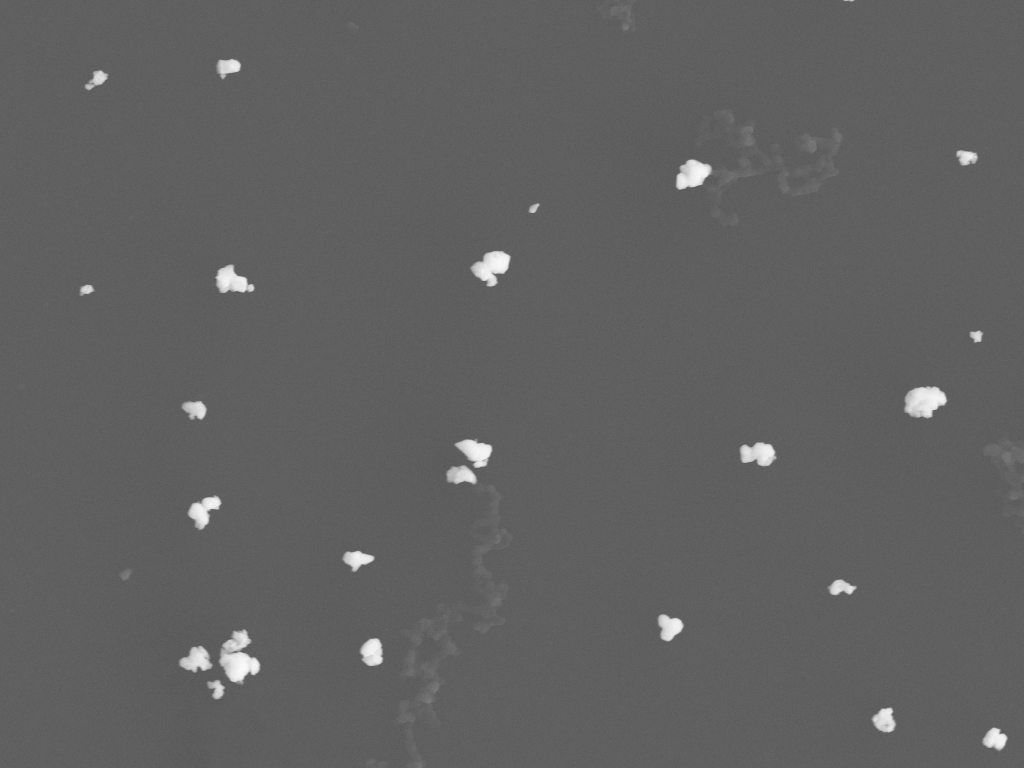
#> input picture _Archive_noLogo/2y-08WC-SDS1h-12PAH2h-wc30m-10.png, 1024 x 768 px, found by its file name
$ python 'import cv2333333333333333.py'
#> lines starting #> are read from the running program, lines starting #| are printed output that depends on the picture; after the words box and inside, x2 and y2 are one past the last pixel; in counts of white or black regions, pixels touching at a corner belong together; long printed decimals are rounded
import cv2
import numpy as np
import matplotlib.pyplot as plt


def are_regions_similar(region1, region2, threshold_distance=10000):
    # 比较两个区域的位置
    # 我们比较了质心之间的距离
    M1 = cv2.moments(region1)
    cx1 = int(M1["m10"] / M1["m00"])
    cy1 = int(M1["m01"] / M1["m00"])

    M2 = cv2.moments(region2)
    cx2 = int(M2["m10"] / M2["m00"])
    cy2 = int(M2["m01"] / M2["m00"])

    distance = ((cx1 - cx2) ** 2 + (cy1 - cy2) ** 2) ** 0.5

    return distance <= threshold_distance


# 读取图像
image = cv2.imread('_Archive_noLogo/2y-08WC-SDS1h-12PAH2h-wc30m-10.png')
#> image is the input picture: shape (768, 1024, 3); min 86, max 249, mean 97.1

src = image.copy()

# 边缘保留滤波EPF去噪，sp、sr分别表示空间窗口大小、色彩空间窗口大小
blur = cv2.pyrMeanShiftFiltering(image, sp=21, sr=55)

# 转成灰度图像
gray = cv2.cvtColor(blur, cv2.COLOR_BGR2GRAY)

# 使用otsu算法得到二值图像区间阈值
ret, binary = cv2.threshold(gray, 0, 255, cv2.THRESH_BINARY + cv2.THRESH_OTSU)
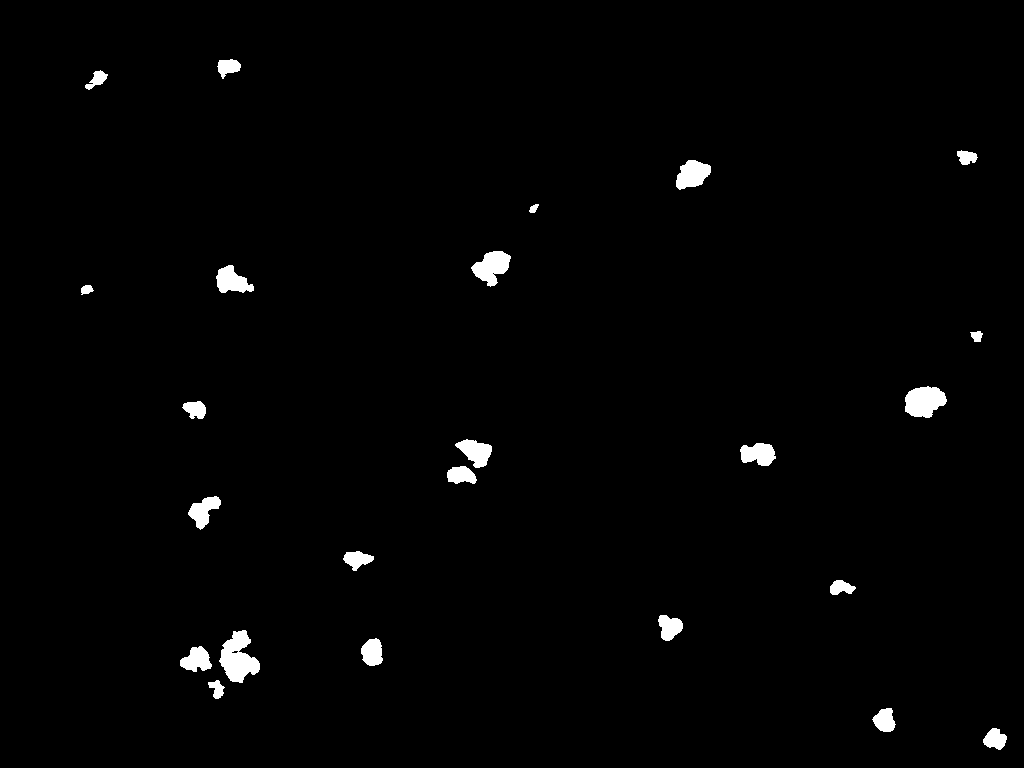
#> binary: shape (768, 1024); 1.4% white; 24 white regions, largest, box (x1, y1, x2, y2) and area: (219, 630, 260, 683) 1280, (905, 386, 947, 418) 989, (471, 251, 511, 287) 845
#> ret = 155

# 距离变换
dist = cv2.distanceTransform(binary, cv2.DIST_L2, 5)
dist_out = cv2.normalize(dist, 0, 1.0, cv2.NORM_MINMAX)

# threshold_values = [0.06,0.1,0.17,0.2,0.26] # 自定义多个阈值10withlogo
threshold_values = [0.2, 0.21, 0.41, 0.51, 0.52, 0.597]  # 自定义多个阈值10nologo
multiplied_values = [value * dist_out.max() for value in threshold_values]
#> multiplied_values = [0.00592, 0.00622, 0.0121, 0.0151, 0.0154, 0.0177]
print(multiplied_values)
#| [0.005924, 0.00622, 0.01214, 0.01511, 0.0154, 0.01768]

segmented_images = []
for threshold in threshold_values:
    _, surface = cv2.threshold(
        dist_out, threshold * dist_out.max(), 255, cv2.THRESH_BINARY)
    sure_fg = np.uint8(surface)

    # 使用连通组件分析算法，得到初始标记图像
    ret, markers = cv2.connectedComponents(sure_fg)
    markers = markers + 1

    # 对二值图像进行膨胀处理，得到未知区域的标记
    kernel = np.ones((3, 3), np.uint8)
    binary = cv2.morphologyEx(binary, cv2.MORPH_DILATE, kernel, iterations=1)
    unknown = binary - sure_fg

    # 未知区域标记为0
    markers[unknown == 255] = 0

    # 分水岭算法分割
    markers = cv2.watershed(image, markers=markers)
    segmented_images.append(markers)
#> this loop made 6 passes
#> ret on passes 1 to 6: 26, 27, 23, 20, 19, 14
#> pass 1, `markers = markers + 1`:
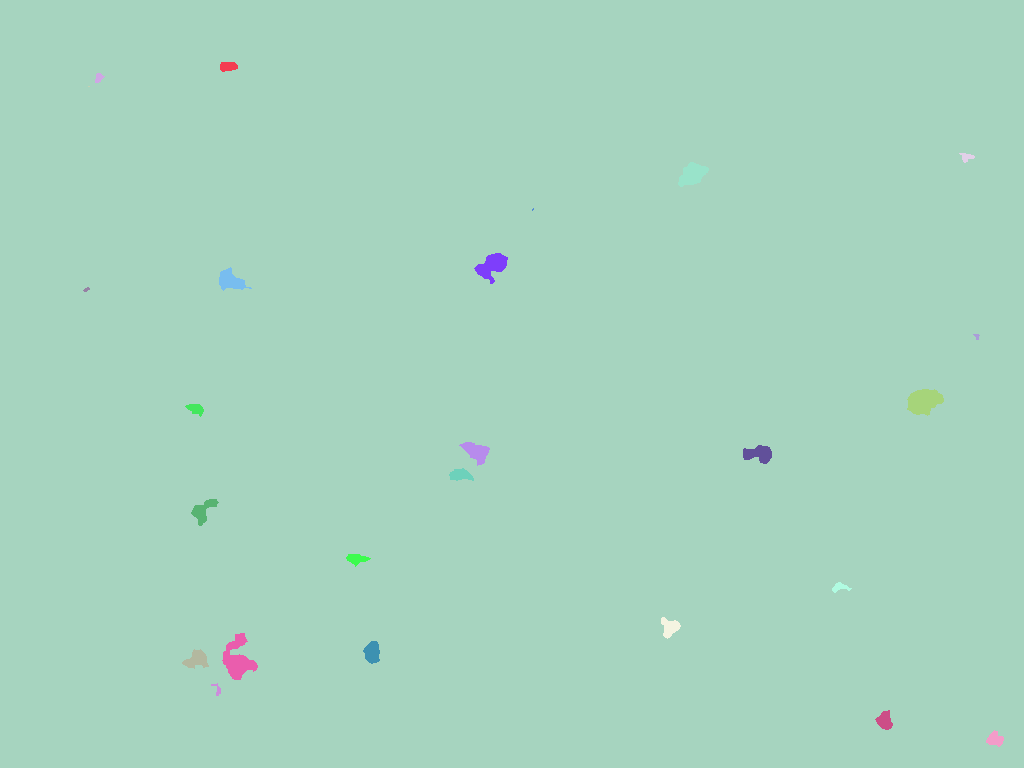
#> markers: shape (768, 1024) int32; 26 distinct labels, from 1 to 26; one colour per label, 0 black
#> after the loop: binary: shape (768, 1024); 3.7% white; 21 white regions, largest, box (x1, y1, x2, y2) and area: (174, 624, 266, 705) 4616, (441, 433, 498, 490) 2519, (899, 380, 953, 424) 2028
#> after the loop:
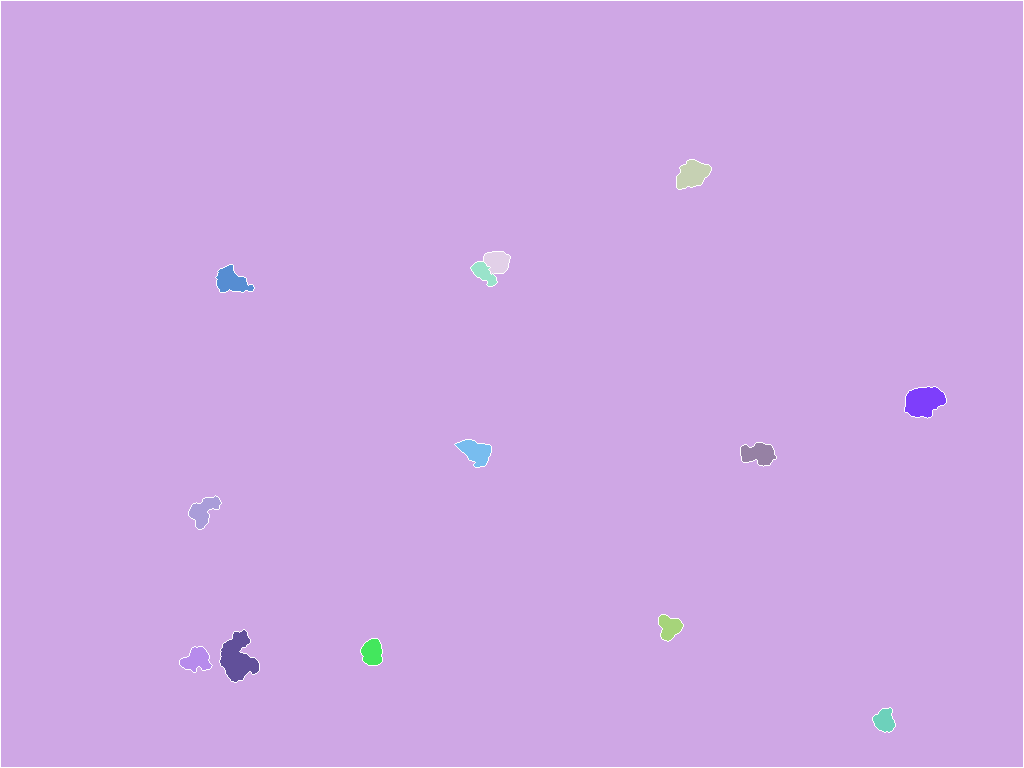
#> markers: shape (768, 1024) int32; 15 distinct labels, from -1 to 14; one colour per label, 0 black, -1 white
#> after the loop: sure_fg: shape (768, 1024); 0.07% white; 13 white regions (6 under 20 px), largest, box (x1, y1, x2, y2) and area: (914, 395, 936, 409) 202, (230, 661, 246, 674) 114, (687, 168, 700, 179) 81
#> after the loop, segmented_images = 6 items

# 将所有分割结果叠加在一起
combined_markers = np.zeros_like(segmented_images[0])
for markers in segmented_images:
    combined_markers += markers
#> this loop made 6 passes
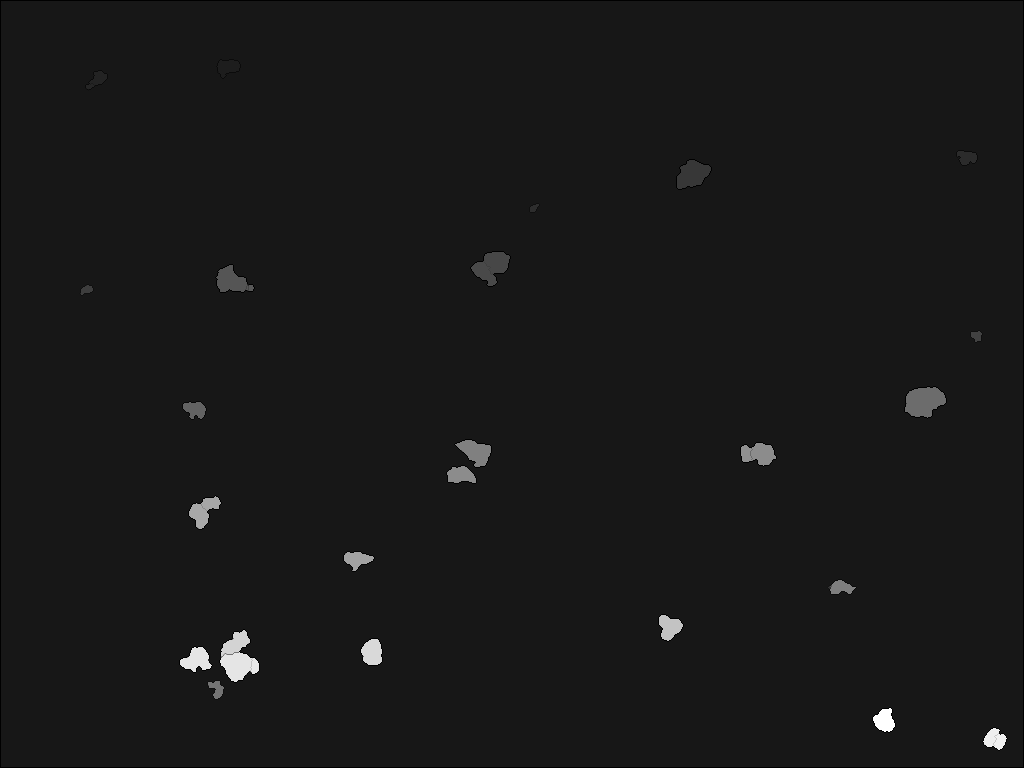
#> combined_markers: shape (768, 1024) int32; min -6, max 123, mean 6.7; drawn with min black and max white

# 将分割结果可视化显示在原图上
min_val, max_val, _, _ = cv2.minMaxLoc(combined_markers)
#> min_val = -6; max_val = 123
markers_8u = np.uint8(combined_markers)

colors = [(255, 0, 0), (0, 255, 0), (0, 0, 255), (255, 255, 0),
          (255, 0, 255), (0, 255, 255), (255, 128, 0), (255, 0, 128),
          (128, 255, 0), (128, 0, 255), (255, 128, 128), (128, 255, 255)]
# edge_image = src.copy()
# 初始化一个字典来存储合并后的区域
merged_regions = {}
for i in range(2, int(max_val + 1)):
    ret, thres1 = cv2.threshold(markers_8u, i - 1, 255, cv2.THRESH_BINARY)
    ret2, thres2 = cv2.threshold(markers_8u, i, 255, cv2.THRESH_BINARY)
    mask = thres1 - thres2
    contours, hierarchy = cv2.findContours(
        mask, cv2.RETR_EXTERNAL, cv2.CHAIN_APPROX_NONE)
    # print(len(contours))
# 忽略背景
    for contour in contours:
        # for j in contour:
        # 计算每个等值线的面积
        area = cv2.contourArea(contour)

        # 为要保留的区域的最小区域设置阈值
        min_area_threshold = 1

        if area >= min_area_threshold:
            # 绘制面积高于阈值的区域的等值线
            cv2.drawContours(image, [contour], -1,
                             colors[(i - 2) % len(colors)], -1)

            # 将合并的区域存储在字典中
            if i in merged_regions:
                merged_regions[i].append(contour)
            else:
                merged_regions[i] = [contour]
#> this loop made 122 passes
#> contours on passes 3, 4, 9, 12, 13, 14, 17, 18, 20, 25, 27, 34: 9 contours, all with area under 20, 2 contours, all with area under 20, [[[957, 156]]], 3 contours, all with area under 20, 2 contours, all with area under 20, 2 contours, all with area under 20, [[[208, 659], [208, 660]]], 2 contours, all with area under 20, [[[828, 587], [829, 588], [829, 587]]], 1 contour, all with area under 20, 3 contours, all with area under 20, [[[909, 413], [910, 414]]]
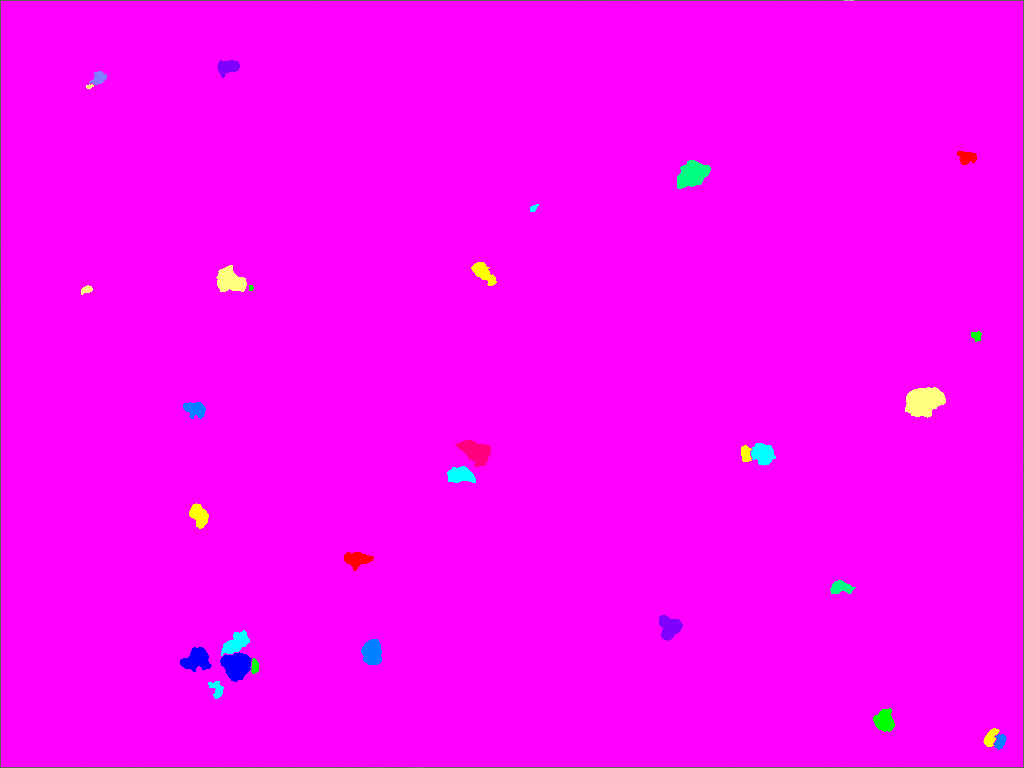
#> image: shape (768, 1024, 3); mean B, G, R 253.1, 2.4, 252.6
#> mask: shape (768, 1024); 0.05% white; 1 white region, box (x1, y1, x2, y2) and area: (873, 708, 895, 732) 365
#> after the loop, merged_regions = 32 items

print(len(merged_regions))
#| 32

# 创建一个新字典来存储唯一区域
unique_regions = {}

# 遍历merged_regions字典
for threshold, regions in merged_regions.items():
    # 创建一个列表来存储当前阈值的唯一区域
    unique_regions[threshold] = []

    # 遍历当前阈值的区域
    for region in regions:
        # 检查当前区域是否与任何唯一区域相似
        is_similar = False
        for unique_region in unique_regions[threshold]:
            if are_regions_similar(region, unique_region):
                is_similar = True
                break

        # 如果区域与任何唯一区域不相似，请将其添加到列表中
        if not is_similar:
            unique_regions[threshold].append(region)
#> this loop made 32 passes
#> threshold on passes 2, 3, 4, 6, 7, 8, 9, 10, 11, 12, 13, 15: 6, 9, 12, 16, 17, 22, 25, 27, 30, 31, 37, 44
#> threshold on passes 1, 20, 28: 2, 65, 110
#> after the loop, unique_regions = 32 items
print(len(unique_regions))
#| 32

# [38 lines of commented-out code are left out]

$ run again, with _Archive_noLogo/2y-08WC-SDS1h-12PAH2h-wc30m-02.png copied over _Archive_noLogo/2y-08WC-SDS1h-12PAH2h-wc30m-10.png
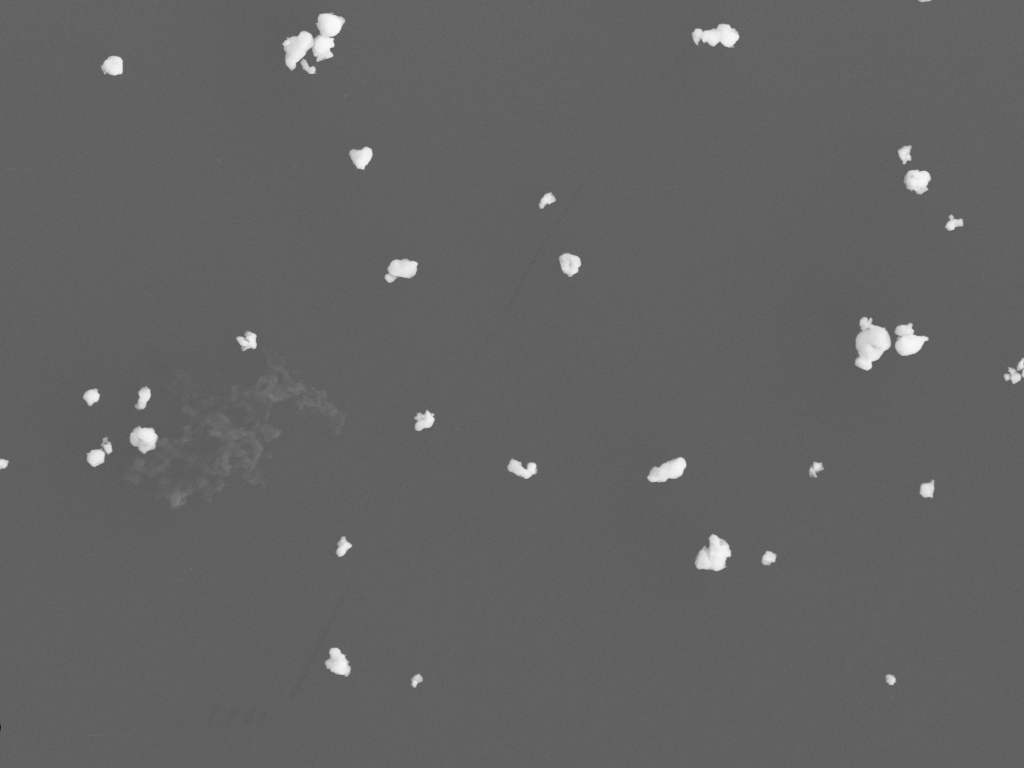
#> input picture _Archive_noLogo/2y-08WC-SDS1h-12PAH2h-wc30m-02.png, 1024 x 768 px, found by its file name
#> image is the input picture: shape (768, 1024, 3); min 28, max 249, mean 99.1
#> `ret, binary = cv2.threshold(gray, 0, 255, cv2.THRESH_BINARY + cv2.THRE..`: ret = 157
#> multiplied_values = [0.00601, 0.00631, 0.0123, 0.0153, 0.0156, 0.0179]
#| [0.00601, 0.00631, 0.01232, 0.01533, 0.01563, 0.01794]
#> the loop `for threshold in threshold_values:` made 6 passes
#> ret on passes 1 to 6: 36, 37, 23, 19, 19, 16
#> after the loop `for threshold in threshold_values:`:
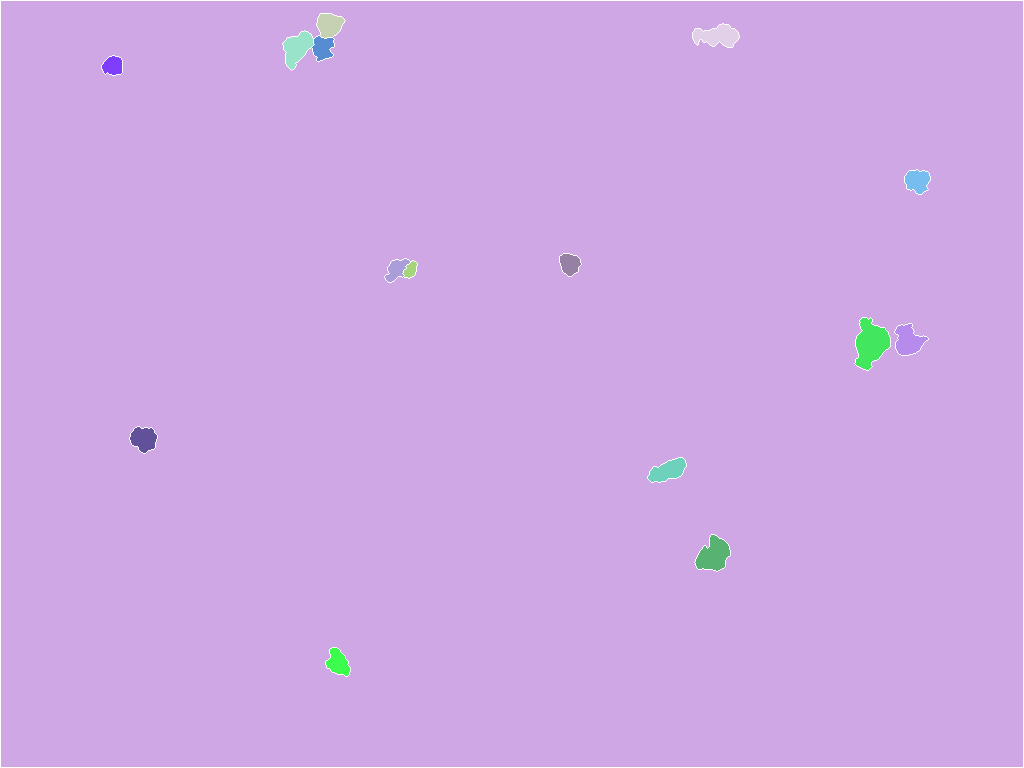
#> markers: shape (768, 1024) int32; 17 distinct labels, from -1 to 16; one colour per label, 0 black, -1 white
#> after the loop `for threshold in threshold_values:`: segmented_images = 6 items
#> the loop `for markers in segmented_images:` made 6 passes
#> min_val = -6; max_val = 146
#> the loop `for i in range(2, int(max_val + 1)):` made 145 passes
#> contours on passes 2, 3, 7, 8, 9, 13, 14, 15: [[[324, 37]]], 14 contours, all with area under 20, [[[306, 63]]], 2 contours, all with area under 20, 2 contours, all with area under 20, 2 contours, all with area under 20, [[[306, 64]]], [[[304, 65], [304, 66], [305, 65]]]
#> after the loop `for i in range(2, int(max_val + 1)):`:
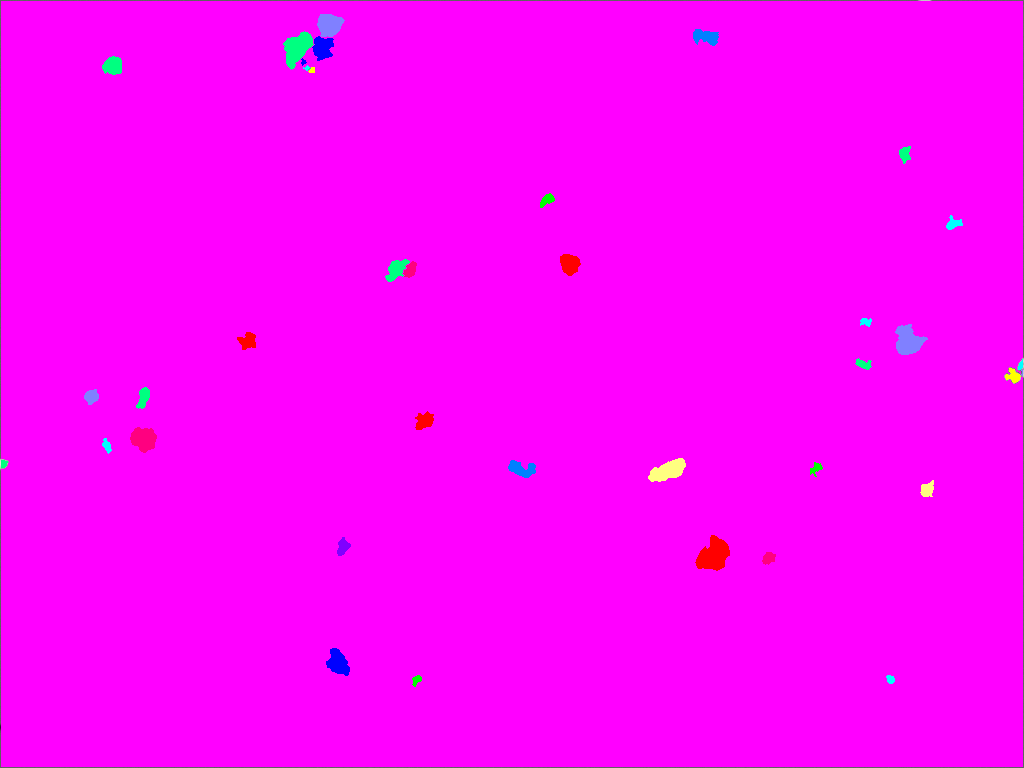
#> image: shape (768, 1024, 3); mean B, G, R 253.1, 1.9, 252.8
#> after the loop `for i in range(2, int(max_val + 1)):`: merged_regions = 41 items
#| 41
#> the loop `for threshold, regions in merged_regions.items():` made 41 passes
#> threshold on passes 2, 4, 7, 8, 9, 12, 13, 14: 6, 12, 18, 19, 20, 26, 27, 29
#| 41
